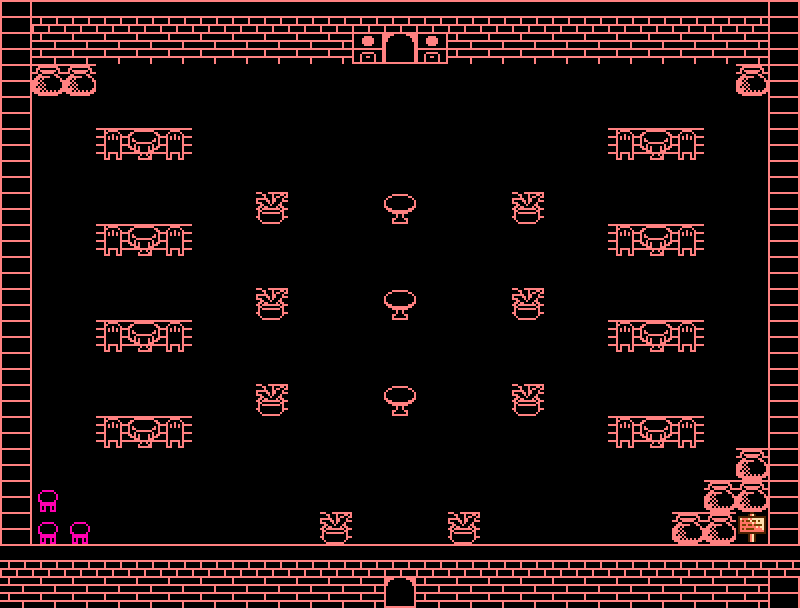

This is a level from a 2D game, rendered from its Tiled map with the project's own tilesets. A one-line summary and the complete map file follow:
An orthogonal 25x19 tile map with 32x32 px tiles, 1 tile layer (Tile Layer 1).

<map version="1.0" orientation="orthogonal" renderorder="right-down" width="25" height="19" tilewidth="32" tileheight="32" nextobjectid="1">
 <tileset firstgid="1" name="mapTileSet1" tilewidth="32" tileheight="32" tilecount="84" columns="12">
  <image source="mapTile1.png" width="384" height="224" />
 </tileset>
 <layer name="Tile Layer 1" width="25" height="19">
  <data encoding="csv">
71,5,5,5,5,5,5,5,5,5,5,5,5,5,5,5,5,5,5,5,5,5,5,5,71,
71,14,14,14,14,14,14,14,14,14,14,53,19,53,14,14,14,14,14,14,14,14,14,14,71,
71,27,27,1,1,1,1,1,1,1,1,1,1,1,1,1,1,1,1,1,1,1,1,27,71,
71,1,1,1,1,1,1,1,1,1,1,1,1,1,1,1,1,1,1,1,1,1,1,1,71,
71,1,1,39,40,41,1,1,1,1,1,1,1,1,1,1,1,1,1,39,40,41,1,1,71,
71,1,1,1,1,1,1,1,1,1,1,1,1,1,1,1,1,1,1,1,1,1,1,1,71,
71,1,1,1,1,1,1,1,62,1,1,1,56,1,1,1,62,1,1,1,1,1,1,1,71,
71,1,1,39,40,41,1,1,1,1,1,1,1,1,1,1,1,1,1,39,40,41,1,1,71,
71,1,1,1,1,1,1,1,1,1,1,1,1,1,1,1,1,1,1,1,1,1,1,1,71,
71,1,1,1,1,1,1,1,62,1,1,1,56,1,1,1,62,1,1,1,1,1,1,1,71,
71,1,1,39,40,41,1,1,1,1,1,1,1,1,1,1,1,1,1,39,40,41,1,1,71,
71,1,1,1,1,1,1,1,1,1,1,1,1,1,1,1,1,1,1,1,1,1,1,1,71,
71,1,1,1,1,1,1,1,62,1,1,1,56,1,1,1,62,1,1,1,1,1,1,1,71,
71,1,1,39,40,41,1,1,1,1,1,1,1,1,1,1,1,1,1,39,40,41,1,1,71,
71,1,1,1,1,1,1,1,1,1,1,1,1,1,1,1,1,1,1,1,1,1,1,27,71,
71,55,1,1,1,1,1,1,1,1,1,1,1,1,1,1,1,1,1,1,1,1,27,27,71,
71,55,55,1,1,1,1,1,1,1,62,1,1,1,62,1,1,1,1,1,1,27,27,21,71,
5,5,5,5,5,5,5,5,5,5,5,5,5,5,5,5,5,5,5,5,5,5,5,5,5,
14,14,14,14,14,14,14,14,14,14,14,14,19,14,14,14,14,14,14,14,14,14,14,14,71
</data>
 </layer>
</map>
